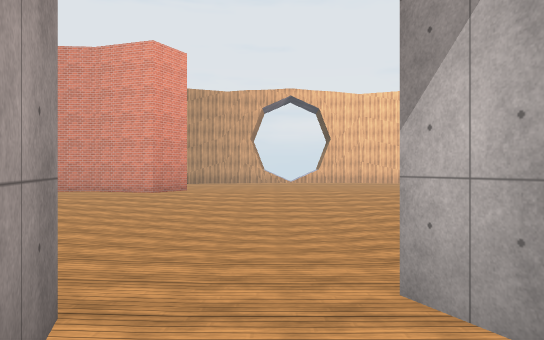
[1] (above)

19 first-person views from a walk through a 3-D level made in the Unity game engine. The camera is 1.5 m above the floor, looks level and sees 70° across. The floor is counted in squares, 2 m on a side. Each view is taken from the middle of a square. On the plan, view 1 faces up. The plan holds only what a view shows up to about 12 squares ahead; the rest is blank. The place goes on beyond the plan. Surface patterns are stand-ins for the level's own textures.

[2]
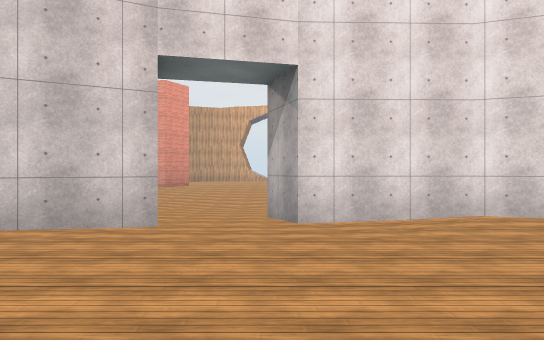

[3]
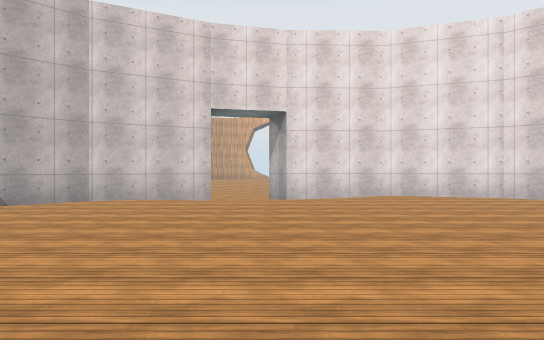

[4]
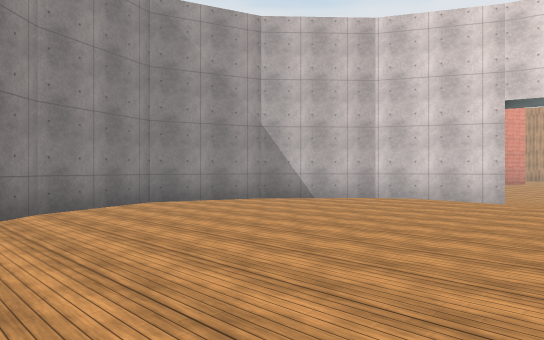

[5]
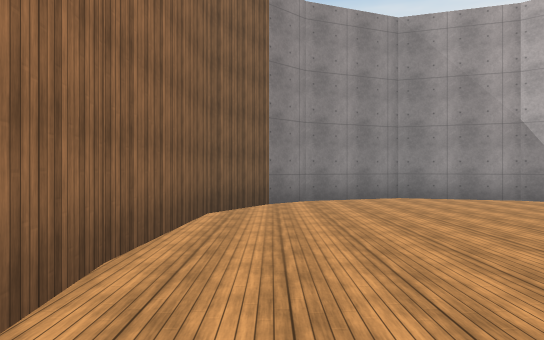

[6]
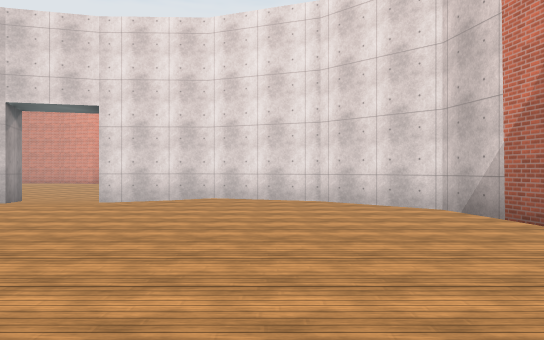

[7]
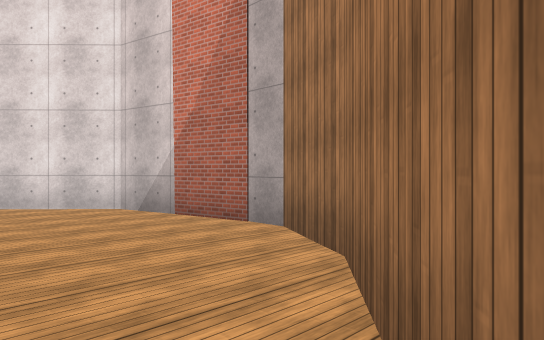

[8]
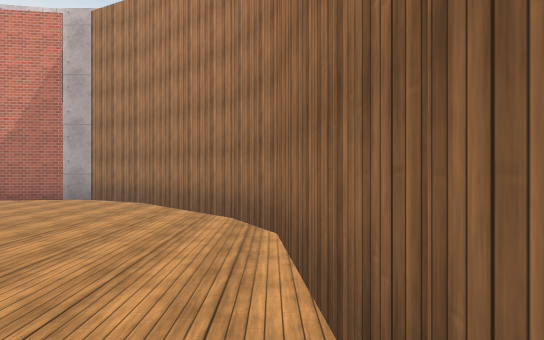

[9]
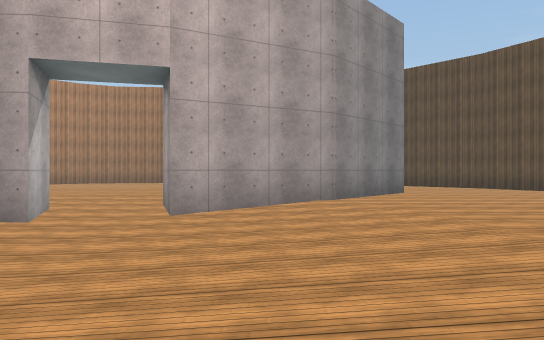

[10]
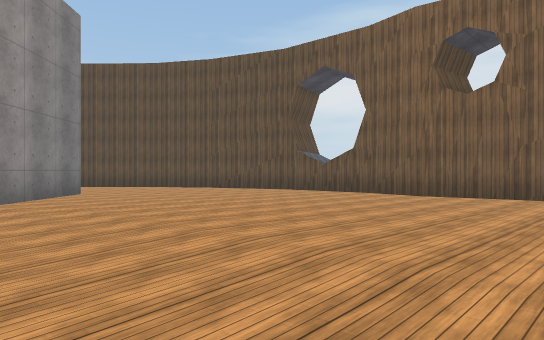

[11]
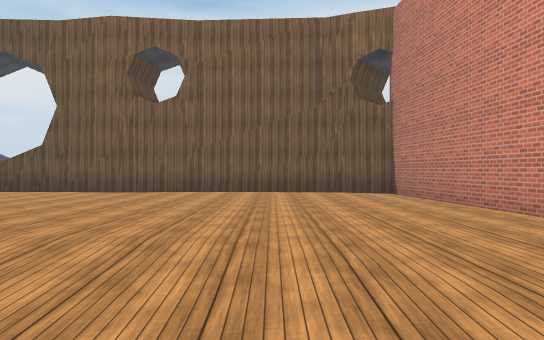

[12]
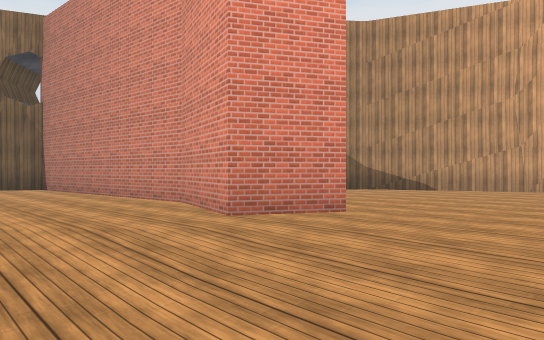

[13]
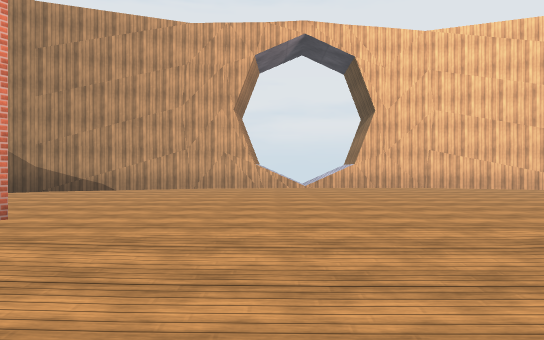

[14]
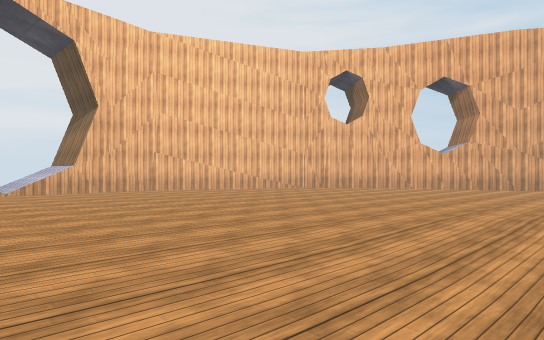

[15]
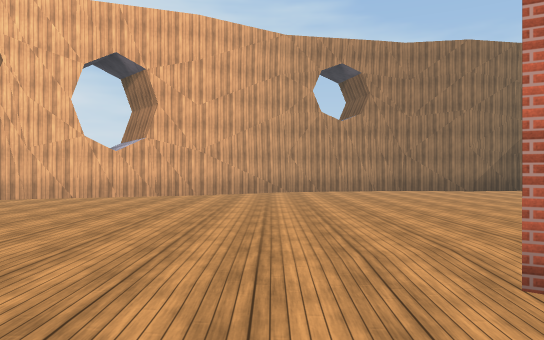

[16]
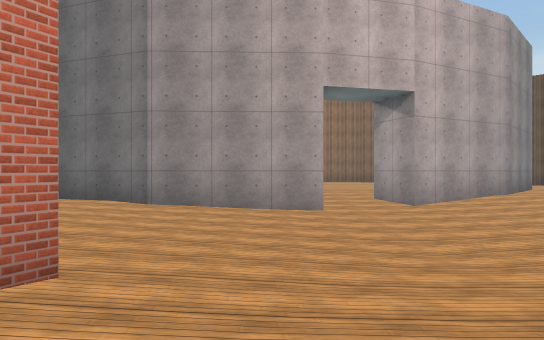

[17]
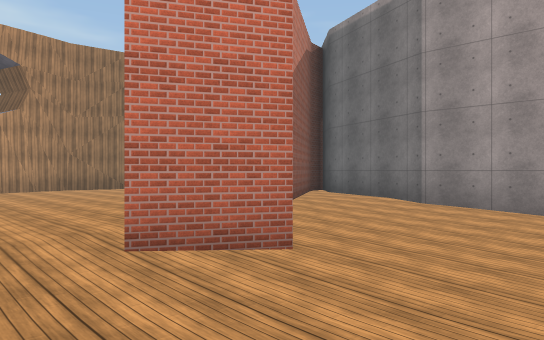

[18]
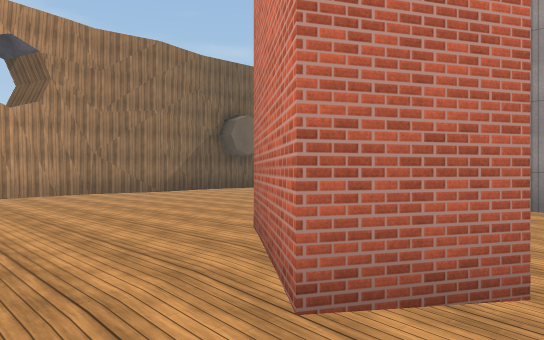

[19]
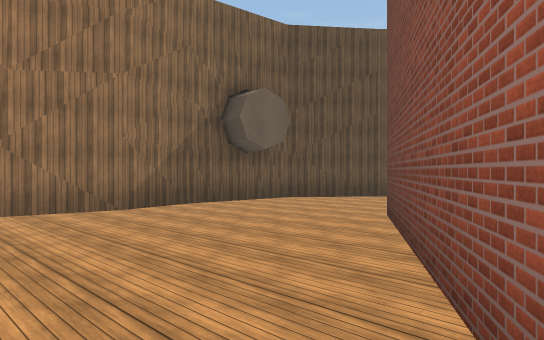

### Floor plan
Key: @ floor where view 1 was taken; # wall or solid block; . main floor; : floor 0.25 m higher than the main floor; - floor 0.25 m lower than the main floor; _ floor 0.5 m lower than the main floor; / step, stairs or slope; = window, fence, low wall or low ledge; v drop or lower ground.
Columns run from 13 left of view 1 to 15 right of it. Each row starts with its distance up from view 1.
 23               vv#
 22               : #
 21           ###=:=#####
 20         ###.........#
 19        ##............
 18        ...............
 17         ................#
 16         ................##
 15          ................#
 14          ................##
 13  ##########...............#
 12 ##.......#................##
 11 #..........................#
 10 #...........----...........#
  9 #..........------##........##
  8 #.........---__--###........#
  7 #........//-____-- ##.......#
  6 #........///____--. #.......#
  5 #........//-____--..##......#
  4 #.........---__---..###.....#
  3 #.........----##-....##.....#
  2 #..........-#--#########....#
  1 #.........###.....####  ....#
  0   ......####.@.......## ....#
 -1    .....##............## ..##
 -2   .....##..............#  ##
 -3   ....##...............#
 -4       ##...............#
 -5       #................#
 -6       #................#
 -7       ##..............##
 -8        #.............##
 -9        ##...........##
-10         ###......####
-11           ########

Where each view was taken, in squares from view 1:
view 1: 0 up, 0 right, facing up
view 2: 5 down, 1 right, facing up
view 3: 10 down, 1 right, facing up
view 4: 10 down, 2 right, facing up-left
view 5: 9 down, 4 right, facing left
view 6: 9 down, 6 right, facing up
view 7: 9 down, 6 right, facing up-right
view 8: 10 down, 0 right, facing right
view 9: 9 up, 3 left, facing down
view 10: 9 up, 3 left, facing down-left
view 11: 9 up, 2 left, facing left
view 12: 9 up, 0 right, facing up-left
view 13: 9 up, 0 right, facing up
view 14: 10 up, 1 left, facing up-right
view 15: 11 up, 2 right, facing right
view 16: 11 up, 2 right, facing down
view 17: 11 up, 1 right, facing down-right
view 18: 11 up, 3 right, facing down-right
view 19: 8 up, 7 right, facing down-right
